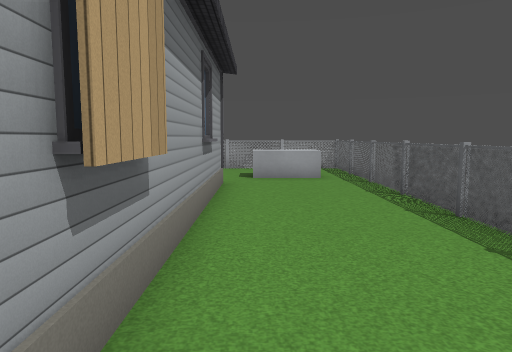
View 1 (above)

18 first-person views from a walk through a 3-D level made in the Godot game engine. The camera is 1.3 m above the floor, tilts 6° down and sees 70° across. The floor is counted in squares, 1 m on a side. Each view is taken from the middle of a square. On the plan, view 1 faces up. The plan holds only what a view shows up to about 15 squares ahead; the rest is blank. Some surface patterns are stand-ins.

View 2
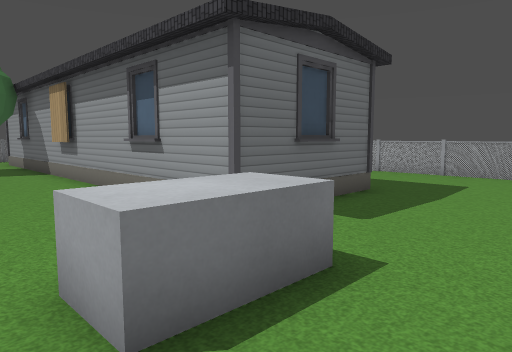

View 3
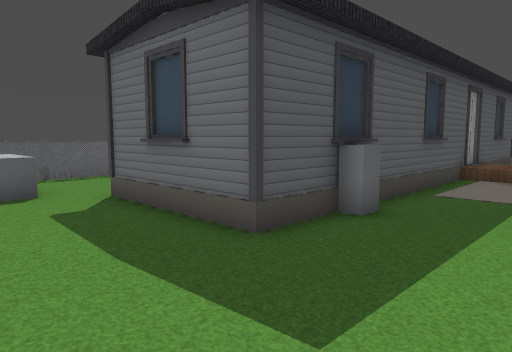

View 4
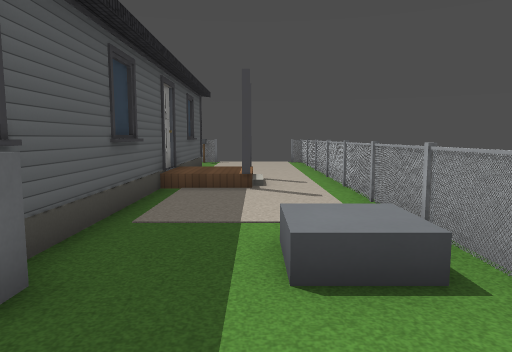

View 5
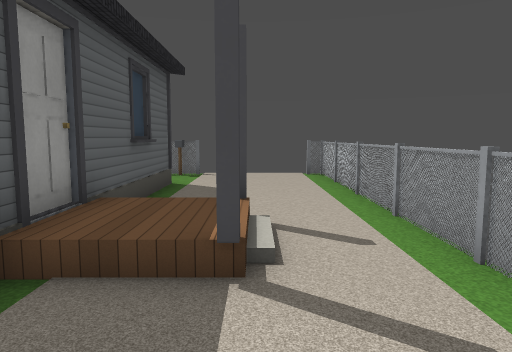

View 6
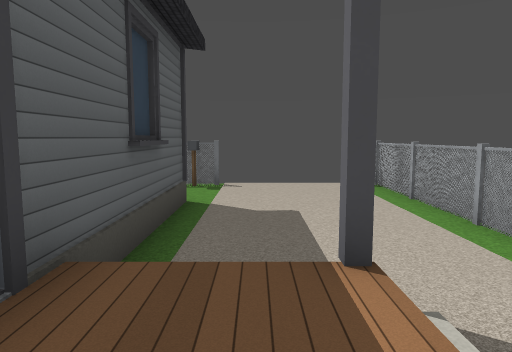

View 7
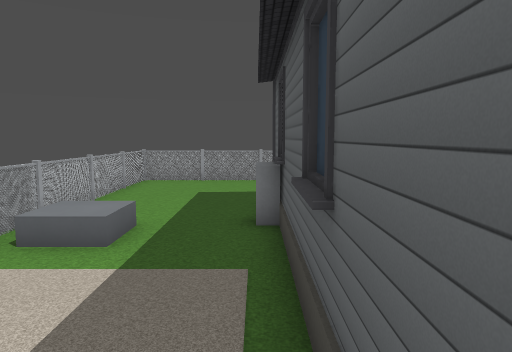

View 8
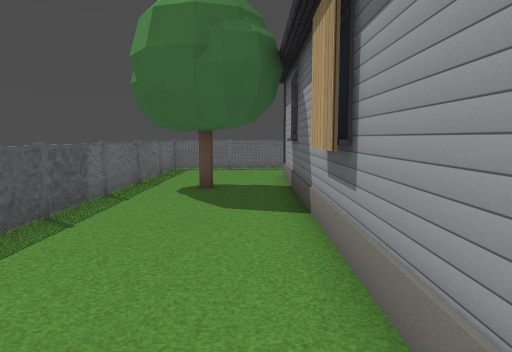

View 9
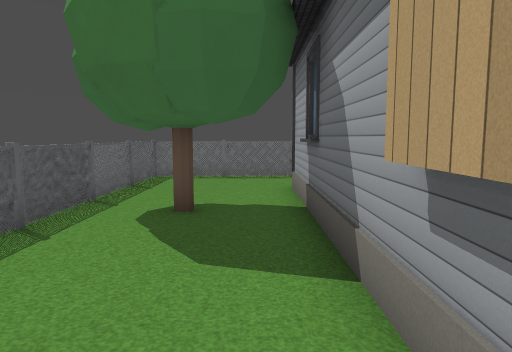

View 10
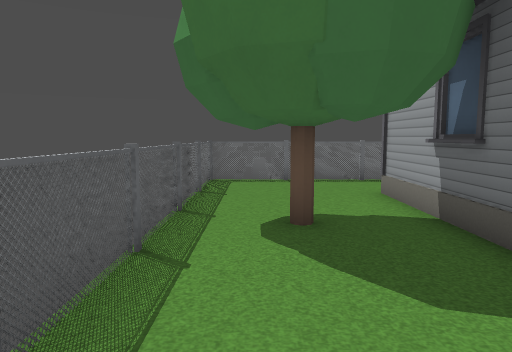

View 11
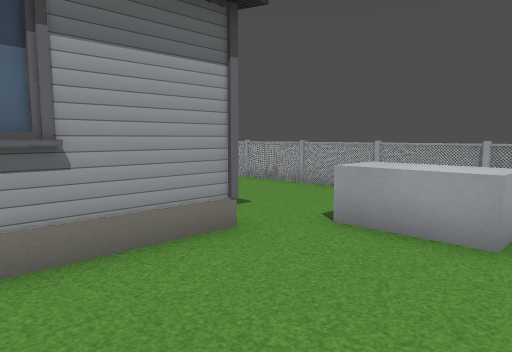

View 12
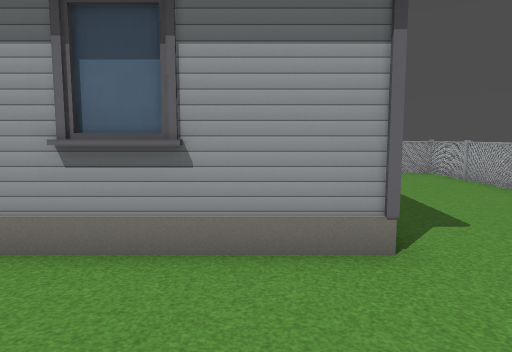

View 13
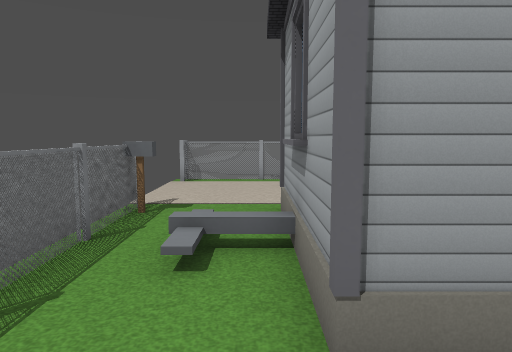

View 14
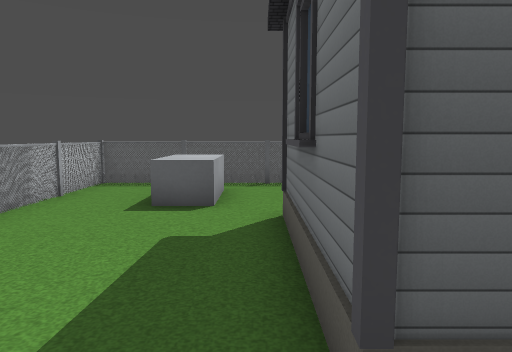

View 15
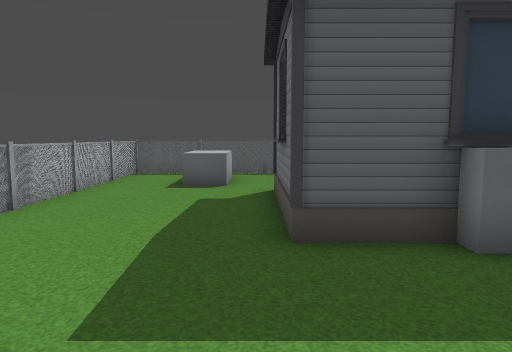

View 16
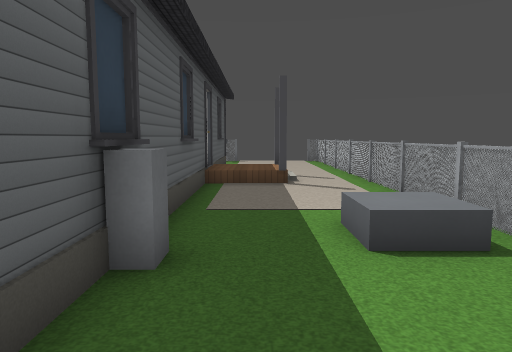

View 17
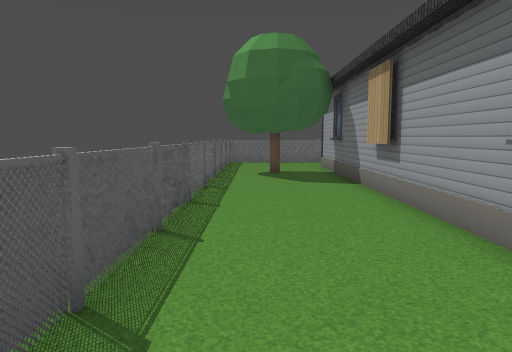

View 18
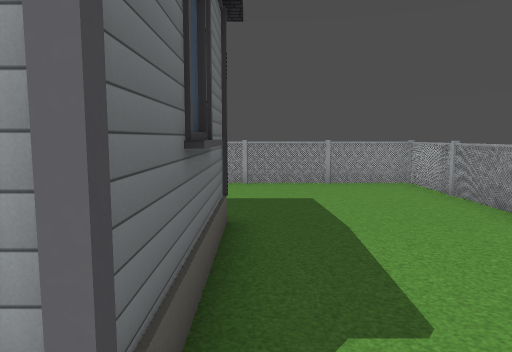

### Floor plan
Key: @ floor where view 1 was taken; # wall or solid block; x gap in a wall; . main floor; : floor 0.5 m higher than the main floor; / step, stairs or slope; = window, fence, low wall or low ledge; ^ raised ledge; O other object.
Columns run from 11 left of view 1 to 4 right of it. Each row starts with its distance up from view 1.
 16 ################
 15 #..............#
 14 #..............#
 13 #..........^^^.#
 12 #..........^^^.#
 11 #..............#
 10 #.....#####....#
  9 #.....#   #....#
  8 #....^#   #....#
  7 #.O...#   #....#
  6 #.....#   #....#
  5 #.....#   #....#
  4 #.....#   #....#
  3 #.....#   #....#
  2 #..#..#   #....#
  1 #../::#   #....#
  0 #../::#   #@...#
 -1 #..#..#   #....#
 -2 #.....#   #x##.#
 -3 #.....#   #.##.#
 -4 #.....#   #....#
 -5 #.....#####....#
 -6 #..............#
 -7 #..............#
 -8 ##...#=========#

Positions as (right, up) in squares from view 1, and headings:
1: (0, 0), facing up
2: (3, 15), facing down-left
3: (-9, 14), facing down-right
4: (-8, 11), facing down
5: (-8, 5), facing down
6: (-7, 2), facing down
7: (-6, 1), facing up
8: (0, 7), facing down
9: (0, 4), facing down
10: (2, 3), facing down
11: (3, 7), facing up-left
12: (3, 9), facing left
13: (1, -6), facing left
14: (-7, 11), facing right
15: (-10, 11), facing right
16: (-7, 12), facing down
17: (2, 11), facing down
18: (0, 11), facing left
